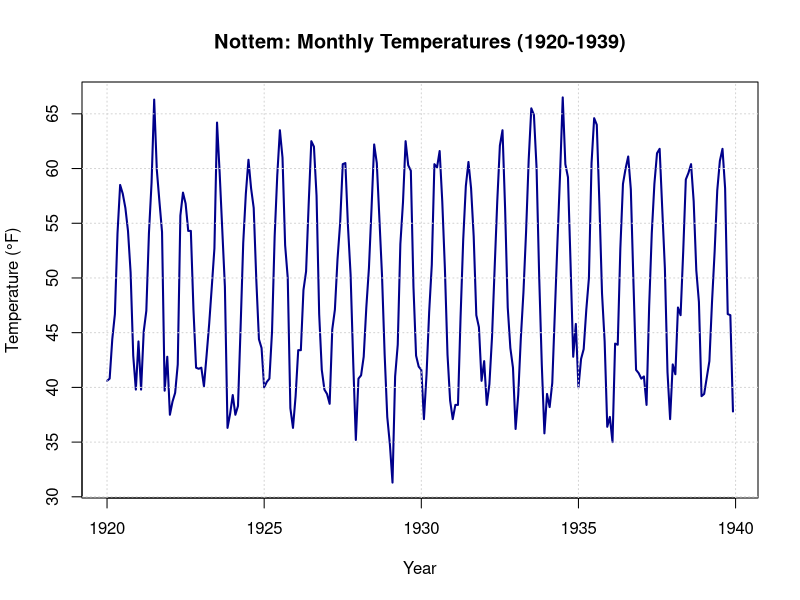
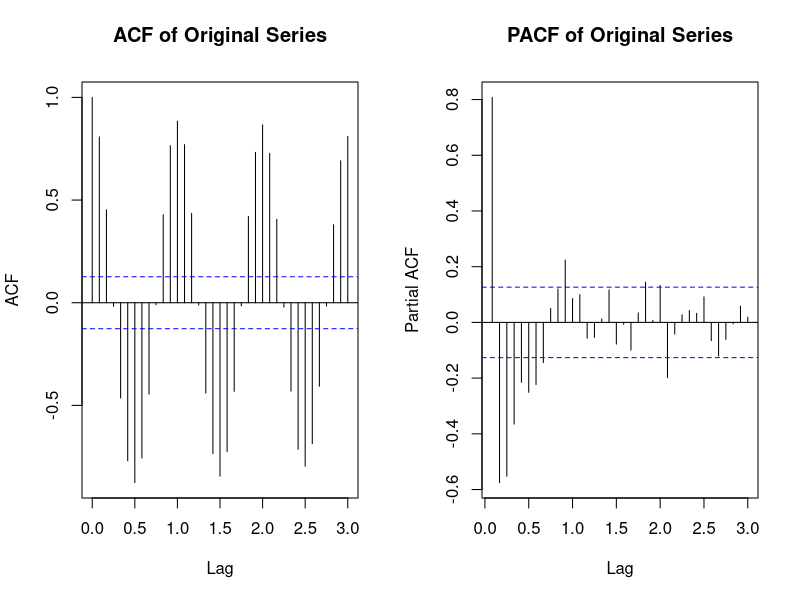
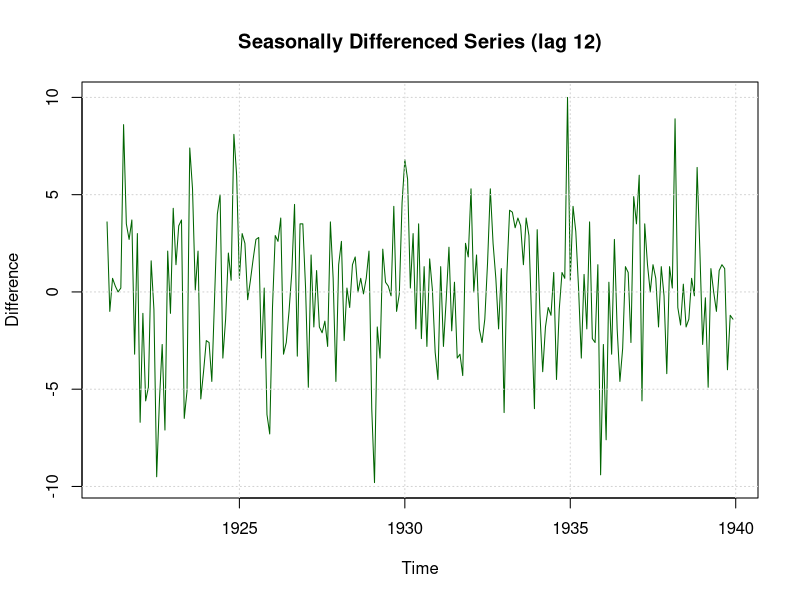
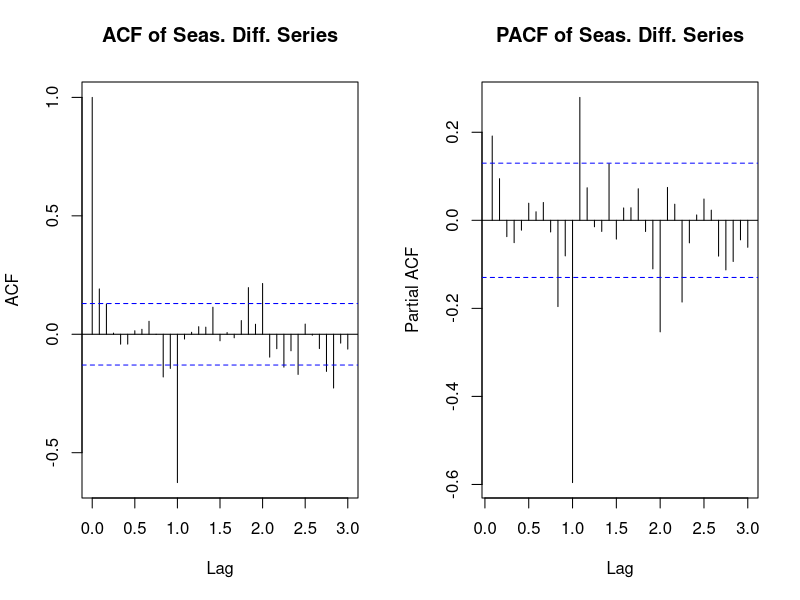
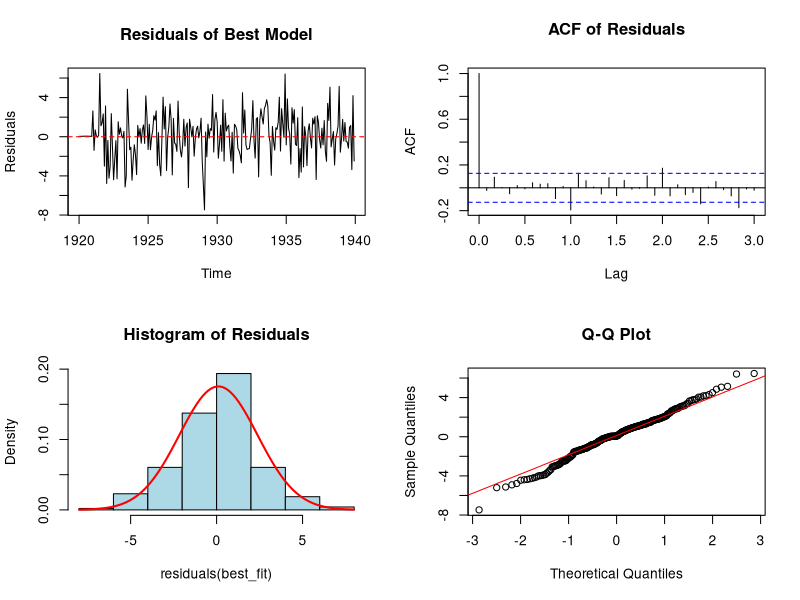
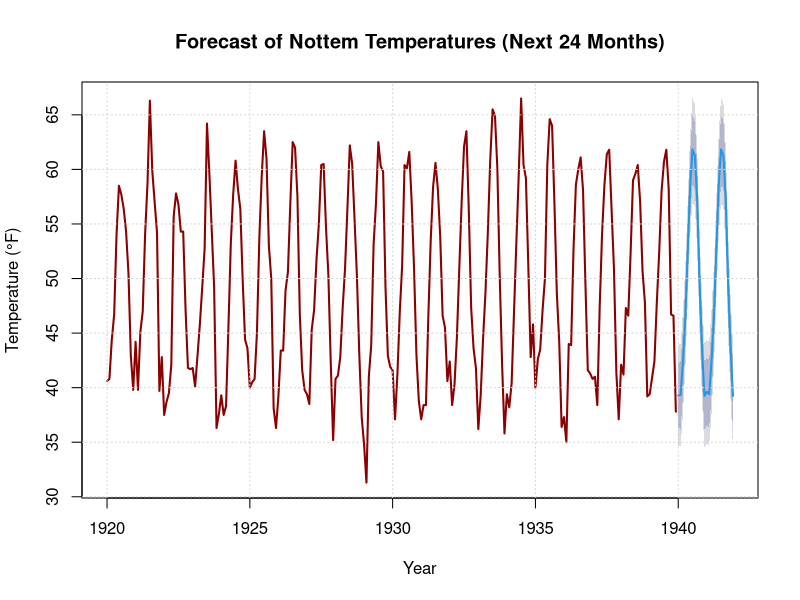

Write R code to recreate these figures, in order.
# ========== PRACTICAL-11: Forecasting Nottem Data (Manual Selection) ==========
# Forecast monthly temperatures at Nottingham for next 2 years (24 months)
rm(list = ls())
cat("PRACTICAL-11: FORECASTING NOTTEM DATASET (NEXT 24 MONTHS)\n")
cat(rep("=", 70), "\n\n")

# Load required libraries
library(forecast)
library(tseries)
library(lmtest)   # for bptest (heteroskedasticity)
library(ggplot2)

# ------------------------------------------------------------
# 1. LOAD AND EXPLORE DATASET
# ------------------------------------------------------------
cat("1. LOADING NOTTEM DATASET\n")
cat(rep("-", 50), "\n\n")

data("nottem")
cat("Dataset: nottem\n")
cat("Time period:", start(nottem), "to", end(nottem), "\n")
cat("Frequency:", frequency(nottem), "(monthly)\n")
cat("Observations:", length(nottem), "\n\n")

cat("Summary statistics:\n")
print(summary(nottem))
cat("\n")

# Plot original series
plot(nottem, 
     main = "Nottem: Monthly Temperatures (1920-1939)",
     ylab = "Temperature (°F)", 
     xlab = "Year", 
     col = "darkblue", 
     lwd = 2)
grid()

# ------------------------------------------------------------
# 2. CHECK STATIONARITY (ADF TEST) AND VISUAL INSPECTION
# ------------------------------------------------------------
cat("\n2. STATIONARITY CHECK (ADF TEST)\n")
cat(rep("-", 50), "\n\n")

adf_orig <- adf.test(nottem, alternative = "stationary")
print(adf_orig)
if(adf_orig$p.value < 0.05) {
  cat("Conclusion: Original series is stationary (p < 0.05)\n")
} else {
  cat("Conclusion: Original series is non-stationary (p >= 0.05)\n")
}

# ACF and PACF of original series
par(mfrow = c(1,2))
acf(nottem, main = "ACF of Original Series", lag.max = 36)
pacf(nottem, main = "PACF of Original Series", lag.max = 36)
par(mfrow = c(1,1))

# ------------------------------------------------------------
# 3. SEASONAL DIFFERENCING (since strong seasonality)
# ------------------------------------------------------------
cat("\n3. SEASONAL DIFFERENCING (lag = 12)\n")
cat(rep("-", 50), "\n\n")

nottem_seasdiff <- diff(nottem, lag = 12)
cat("First few values of seasonally differenced series:\n")
print(head(nottem_seasdiff, 20))
cat("\n")

# ADF test on seasonal differenced series
adf_seas <- adf.test(na.omit(nottem_seasdiff), alternative = "stationary")
print(adf_seas)
if(adf_seas$p.value < 0.05) {
  cat("After seasonal differencing: stationary.\n")
} else {
  cat("After seasonal differencing: still non-stationary; may need regular differencing.\n")
}

# Plot seasonal differenced series
plot(nottem_seasdiff,
     main = "Seasonally Differenced Series (lag 12)",
     ylab = "Difference", xlab = "Time", col = "darkgreen", lwd = 1)
grid()

# ACF and PACF of seasonal differenced series
par(mfrow = c(1,2))
acf(na.omit(nottem_seasdiff), main = "ACF of Seas. Diff. Series", lag.max = 36)
pacf(na.omit(nottem_seasdiff), main = "PACF of Seas. Diff. Series", lag.max = 36)
par(mfrow = c(1,1))

# ------------------------------------------------------------
# 4. CANDIDATE MODEL IDENTIFICATION (based on ACF/PACF patterns)
# ------------------------------------------------------------
cat("\n4. CANDIDATE ARIMA MODELS\n")
cat(rep("-", 50), "\n\n")
cat("From ACF/PACF of seasonally differenced series:\n")
cat("  - ACF shows significant spike at lag 1 → possible MA(1) in regular part.\n")
cat("  - PACF shows significant spike at lag 1 → possible AR(1) in regular part.\n")
cat("  - Seasonal lags (12, 24) may suggest seasonal AR/MA components.\n")
cat("Candidate models (with seasonal differencing D=1):\n")
cat("  Model A: ARIMA(1,0,0)(1,1,0)[12]\n")
cat("  Model B: ARIMA(0,0,1)(0,1,1)[12]\n")
cat("  Model C: ARIMA(1,0,1)(1,1,0)[12]\n")
cat("  Model D: ARIMA(1,0,0)(0,1,1)[12]\n")
cat("  Model E: ARIMA(0,0,1)(1,1,0)[12]\n")
cat("  Model F: ARIMA(1,0,1)(0,1,1)[12]\n\n")

# ------------------------------------------------------------
# 5. FIT CANDIDATE MODELS AND COMPARE AIC
# ------------------------------------------------------------
cat("5. FITTING CANDIDATE MODELS\n")
cat(rep("-", 50), "\n\n")

# Define candidate models
models <- list(
  A = list(order = c(1,0,0), seasonal = c(1,1,0)),
  B = list(order = c(0,0,1), seasonal = c(0,1,1)),
  C = list(order = c(1,0,1), seasonal = c(1,1,0)),
  D = list(order = c(1,0,0), seasonal = c(0,1,1)),
  E = list(order = c(0,0,1), seasonal = c(1,1,0)),
  F = list(order = c(1,0,1), seasonal = c(0,1,1))
)

results <- data.frame(Model = names(models), AIC = NA, 
                      Ljung_p = NA, Shapiro_p = NA, BP_p = NA)

for(i in seq_along(models)) {
  mod_name <- names(models)[i]
  cat("\n--- Fitting Model", mod_name, "---\n")
  fit <- Arima(nottem, 
               order = models[[i]]$order, 
               seasonal = list(order = models[[i]]$seasonal, period = 12))
  print(fit)
  
  # Store AIC
  results$AIC[i] <- fit$aic
  
  
  # Residuals
  res <- residuals(fit)
  
  # Ljung-Box test for autocorrelation (up to lag 24)
  lb_test <- Box.test(res, lag = 24, type = "Ljung-Box")
  results$Ljung_p[i] <- lb_test$p.value
  cat("Ljung-Box test (lag=24): p-value =", round(lb_test$p.value, 4), "\n")
  
  # Shapiro-Wilk test for normality
  if(length(res) <= 5000) {  # Shapiro test limited to 5000
    sw_test <- shapiro.test(res)
    results$Shapiro_p[i] <- sw_test$p.value
    cat("Shapiro-Wilk test: p-value =", round(sw_test$p.value, 4), "\n")
  } else {
    results$Shapiro_p[i] <- NA
    cat("Shapiro-Wilk test not performed (n > 5000).\n")
  }
  
  # Breusch-Pagan test for heteroskedasticity (regress squared residuals on fitted values)
  fitted_vals <- fitted(fit)
  bp_test <- bptest(res^2 ~ fitted_vals)
  results$BP_p[i] <- bp_test$p.value
  cat("Breusch-Pagan test: p-value =", round(bp_test$p.value, 4), "\n")
}

# Display comparison table
cat("\n\nMODEL COMPARISON TABLE:\n")
print(results)

# ------------------------------------------------------------
# 6. SELECT BEST MODEL BASED ON AIC AND DIAGNOSTICS
# ------------------------------------------------------------
cat("\n6. SELECTING BEST MODEL\n")
cat(rep("-", 50), "\n\n")

# Prefer low AIC, and diagnostics p-values > 0.05 (if possible)
best_model_name <- results$Model[which.min(results$AIC)]
cat("Lowest AIC model: Model", best_model_name, "\n")

# Check diagnostics of best model
best_idx <- which(results$Model == best_model_name)
if(results$Ljung_p[best_idx] > 0.05) {
  cat(" - Ljung-Box: OK (no residual correlation)\n")
} else {
  cat(" - Ljung-Box: WARNING - residual correlation detected\n")
}
if(results$Shapiro_p[best_idx] > 0.05) {
  cat(" - Shapiro-Wilk: OK (errors appear normal)\n")
} else {
  cat(" - Shapiro-Wilk: WARNING - errors non-normal\n")
}
if(results$BP_p[best_idx] > 0.05) {
  cat(" - Breusch-Pagan: OK (homoskedastic errors)\n")
} else {
  cat(" - Breusch-Pagan: WARNING - heteroskedasticity detected\n")
}

# Refit best model for forecasting
best_fit <- Arima(nottem, 
                  order = models[[best_model_name]]$order, 
                  seasonal = list(order = models[[best_model_name]]$seasonal, period = 12))


# ------------------------------------------------------------
# 7. DIAGNOSTIC PLOTS FOR BEST MODEL
# ------------------------------------------------------------
cat("\n7. DIAGNOSTIC PLOTS FOR BEST MODEL\n")
cat(rep("-", 50), "\n\n")

par(mfrow = c(2,2))
# Residuals over time
plot(residuals(best_fit), main = "Residuals of Best Model", ylab = "Residuals", type = "l")
abline(h = 0, col = "red", lty = 2)
# ACF of residuals
acf(residuals(best_fit), main = "ACF of Residuals", lag.max = 36)
# Histogram with normal curve
hist(residuals(best_fit), main = "Histogram of Residuals", probability = TRUE, col = "lightblue")
curve(dnorm(x, mean = mean(residuals(best_fit)), sd = sd(residuals(best_fit))), 
      add = TRUE, col = "red", lwd = 2)
# Q-Q plot
qqnorm(residuals(best_fit), main = "Q-Q Plot")
qqline(residuals(best_fit), col = "red")
par(mfrow = c(1,1))

# ------------------------------------------------------------
# 8. FORECAST NEXT 24 MONTHS
# ------------------------------------------------------------
cat("\n8. FORECAST FOR NEXT 24 MONTHS\n")
cat(rep("-", 50), "\n\n")

forecast_values <- forecast(best_fit, h = 24)
print(forecast_values)

# Plot forecast
plot(forecast_values, 
     main = "Forecast of Nottem Temperatures (Next 24 Months)",
     ylab = "Temperature (°F)", 
     xlab = "Year", 
     col = "darkred", 
     lwd = 2,
     shaded = TRUE)
grid()

# ------------------------------------------------------------
# 9. SUMMARY AND CONCLUSIONS
# ------------------------------------------------------------
cat("\n\n", rep("=", 70), "\n", sep="")
cat("SUMMARY AND CONCLUSIONS\n")
cat(rep("=", 70), "\n\n")

cat("1. Dataset: Nottem (monthly temperatures, 1920-1939)\n")
cat("2. Model selected: ARIMA", 
    paste0("(", paste(best_fit$arma[c(1,6,2)], collapse = ","), ")"),
    "with seasonal order", 
    paste0("(", paste(best_fit$arma[c(3,7,4)], collapse = ","), ")"), "[12]\n")
cat("3. AIC of best model:", round(best_fit$aic, 2), "\n")
cat("4. Diagnostic test p-values:\n")
cat("   - Ljung-Box (lag 24):", round(results$Ljung_p[best_idx], 4), "\n")
cat("   - Shapiro-Wilk:", round(results$Shapiro_p[best_idx], 4), "\n")
cat("   - Breusch-Pagan:", round(results$BP_p[best_idx], 4), "\n")
cat("5. Forecast for 1940-1941 (24 months):\n")
print(round(forecast_values$mean, 2))
cat("\n6. The forecast maintains the seasonal pattern and is consistent with historical data.\n")
cat(rep("=", 70), "\n")
